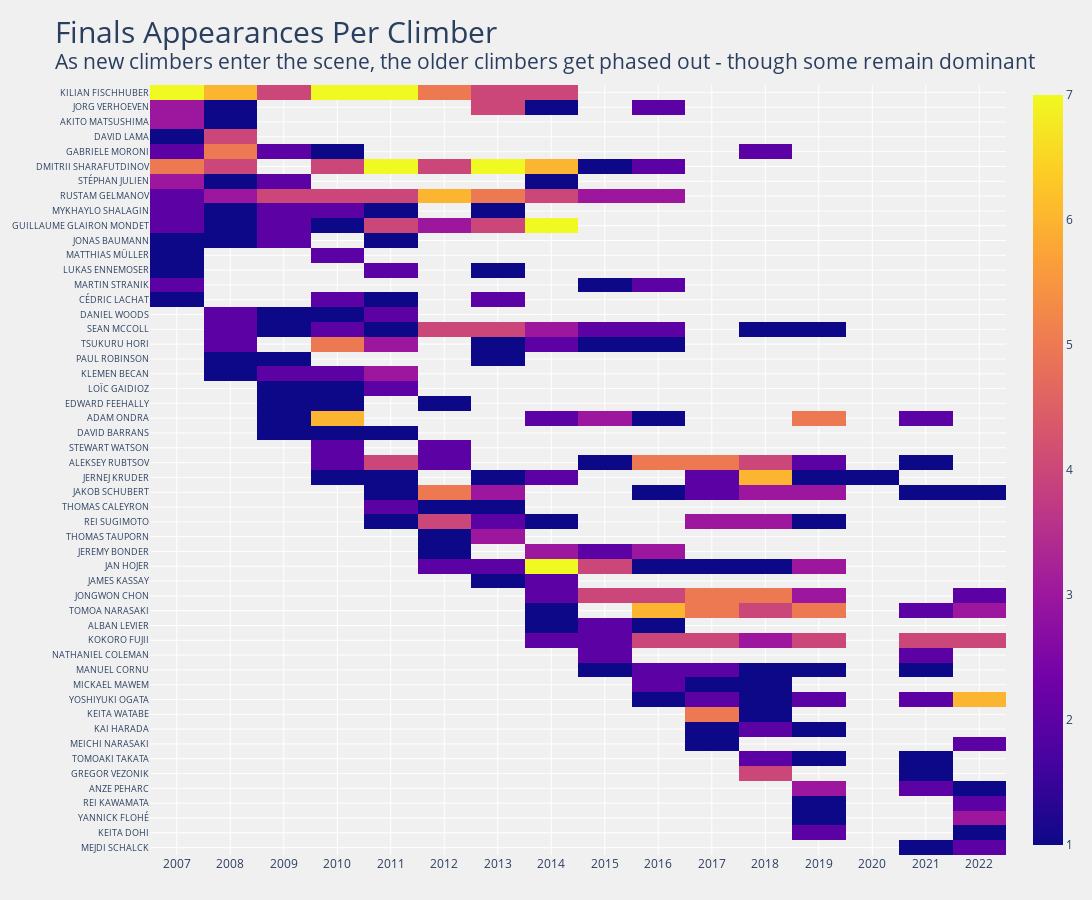

Here is the notebook cell this chart was saved with:
### Markdown cell above
## Individual Finals Appearances Over Time

### Code cell
# Gets dataframe & series of athletes who participated in a final and counts # of appearances
finals = boulder_men_all_results[boulder_men_all_results['Final'].notna()] # df
final_num = finals.groupby(['Name', 'Year'])['Final'].count() # series
# final_num.loc['ADAM ONDRA']

# Gets names of athletes and years (used for next step)
names = list(finals['Name'].unique())
years = list(finals['Year'].unique())

# Creates NaN-filled dataframe using names and years
dat = pd.DataFrame(np.nan, columns=years, index=names)

# Takes data from final_num series and inserts it into dataframe
for nameyear, count in final_num.items():
    dat.loc[nameyear[0], nameyear[1]] = count
    
# Only get climbers who have been in 3 or more finals (can change later)
dat = dat[dat.sum(axis=1) >= 3] 

# Create plotly figure with heatmap
fig = go.Figure(data=go.Heatmap(
                    x=dat.columns,
                    y=dat.index,
                    z=dat,
                    name='',
                    hoverongaps=False,
                    hovertemplate="<b>%{y}</b><br>Year: %{x}<br>Finals: %{z}"))

title = ("Finals Appearances Per Climber<br>"
        "<sup>As new climbers enter the scene, the older climbers get phased out - though some remain dominant")

fig.update_layout(    
    title=dict(text=title,
               font=dict(size=30)),
    plot_bgcolor='#f0f0f0',
    paper_bgcolor='#f0f0f0',
    height=900,
    width=1200,
    autosize=False,
    margin=dict(l=25, r=25, t=85, b=45),
    yaxis=dict(visible=True,
                 autorange='reversed',
                tickfont=dict(size=9))
    # hoverlabel = dict(bgcolor = ['#00FF00'])
    )

fig.show(config=config)

### Figure 1 — Plotly figure (JSON) as saved in the notebook; plotly's stock layout.template omitted (floating-point values rounded to 4 significant figures; data arrays with more than 128 entries replaced by an {"elided": "..."} marker saying what was removed)
{"data": [{"hoverongaps": false, "hovertemplate": "<b>%{y}</b><br>Year: %{x}<br>Finals: %{z}", "name": "", "type": "heatmap", "x": ["2007", "2008", "2009", "2010", "2011", "2012", "2013", "2014", "2015", "2016", "2017", "2018", "2019", "2020", "2021", "2022"], "y": ["KILIAN FISCHHUBER", "JORG VERHOEVEN", "AKITO MATSUSHIMA", "DAVID LAMA", "GABRIELE MORONI", "DMITRII SHARAFUTDINOV", "STÉPHAN JULIEN", "RUSTAM GELMANOV", "MYKHAYLO SHALAGIN", "GUILLAUME GLAIRON MONDET", "JONAS BAUMANN", "MATTHIAS MÜLLER", "LUKAS ENNEMOSER", "MARTIN STRANIK", "CÉDRIC LACHAT", "DANIEL WOODS", "SEAN MCCOLL", "TSUKURU HORI", "PAUL ROBINSON", "KLEMEN BECAN", "LOÏC GAIDIOZ", "EDWARD FEEHALLY", "ADAM ONDRA", "DAVID BARRANS", "STEWART WATSON", "ALEKSEY RUBTSOV", "JERNEJ KRUDER", "JAKOB SCHUBERT", "THOMAS CALEYRON", "REI SUGIMOTO", "THOMAS TAUPORN", "JEREMY BONDER", "JAN HOJER", "JAMES KASSAY", "JONGWON CHON", "TOMOA NARASAKI", "ALBAN LEVIER", "KOKORO FUJII", "NATHANIEL COLEMAN", "MANUEL CORNU", "MICKAEL MAWEM", "YOSHIYUKI OGATA", "KEITA WATABE", "KAI HARADA", "MEICHI NARASAKI", "TOMOAKI TAKATA", "GREGOR VEZONIK", "ANZE PEHARC", "REI KAWAMATA", "YANNICK FLOHÉ", "KEITA DOHI", "MEJDI SCHALCK"], "z": {"elided": "52x16 int values"}}], "layout": {"autosize": false, "height": 900, "margin": {"b": 45, "l": 25, "r": 25, "t": 85}, "paper_bgcolor": "#f0f0f0", "plot_bgcolor": "#f0f0f0", "title": {"font": {"size": 30}, "text": "Finals Appearances Per Climber<br><sup>As new climbers enter the scene, the older climbers get phased out - though some remain dominant"}, "width": 1200, "xaxis": {"autorange": true, "range": [-0.5, 15.5], "type": "category"}, "yaxis": {"autorange": true, "range": [51.5, -0.5], "tickfont": {"size": 9}, "type": "category", "visible": true}}}
